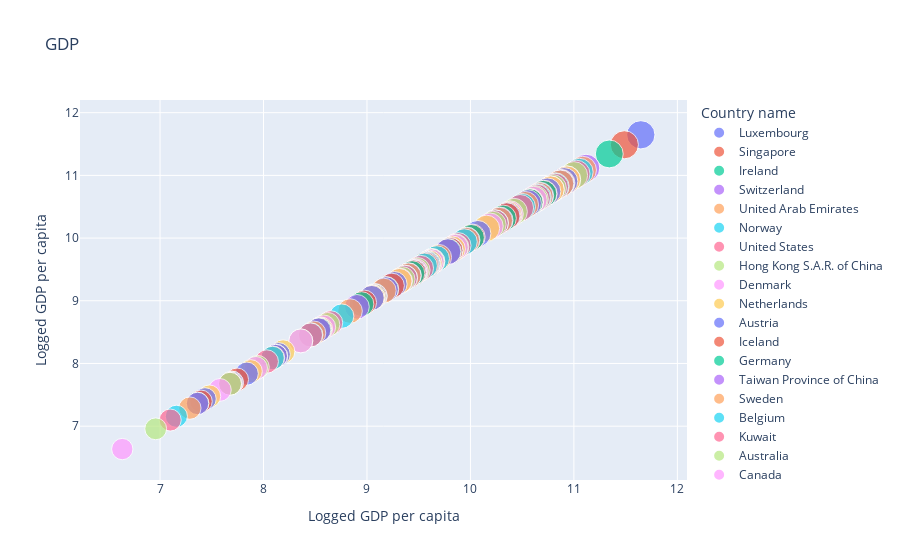

Source (notebook cell):
### Code cell
fig = px.scatter(gdp, x = 'Logged GDP per capita', y = 'Logged GDP per capita', size='Logged GDP per capita',
                 color = "Country name",hover_data=["Regional indicator"],title="GDP")
fig.show()
